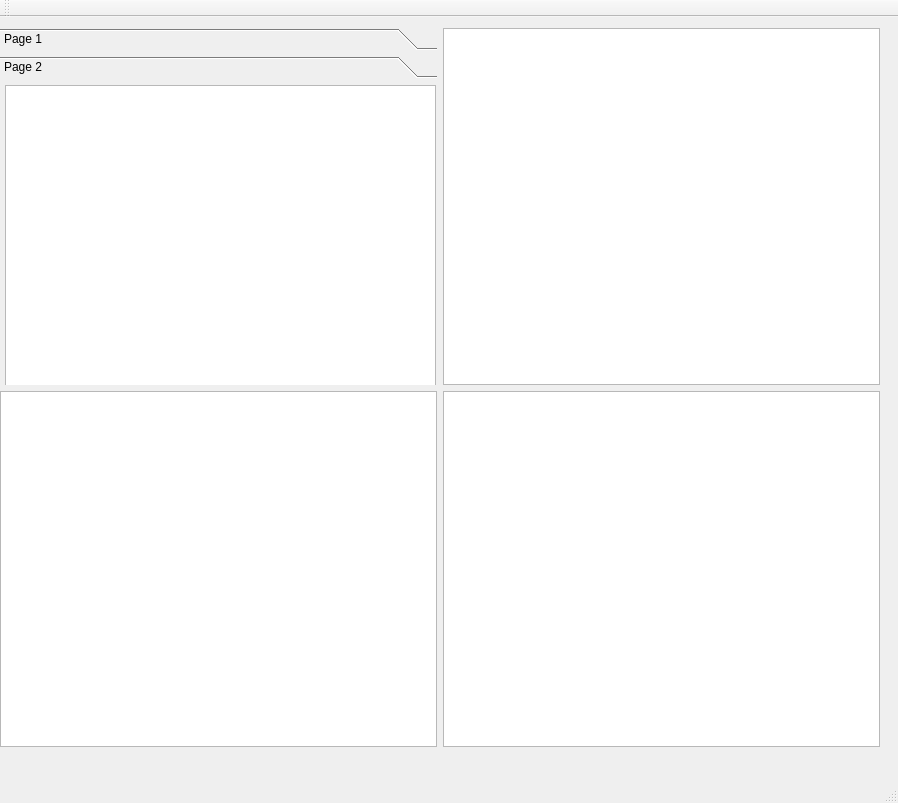
<?xml version="1.0" encoding="UTF-8"?>
<ui version="4.0">
 <class>MainWindow</class>
 <widget class="QMainWindow" name="MainWindow">
  <property name="geometry">
   <rect>
    <x>0</x>
    <y>0</y>
    <width>898</width>
    <height>803</height>
   </rect>
  </property>
  <property name="windowTitle">
   <string>MainWindow</string>
  </property>
  <widget class="QWidget" name="centralWidget">
   <widget class="QWidget" name="gridLayoutWidget">
    <property name="geometry">
     <rect>
      <x>0</x>
      <y>0</y>
      <width>891</width>
      <height>741</height>
     </rect>
    </property>
    <layout class="QGridLayout" name="gridlayout">
     <property name="leftMargin">
      <number>0</number>
     </property>
     <item row="1" column="2">
      <widget class="QTextBrowser" name="textBrowser"/>
     </item>
     <item row="1" column="1">
      <widget class="QTableView" name="tableView"/>
     </item>
     <item row="0" column="1">
      <widget class="QToolBox" name="toolBox">
       <property name="currentIndex">
        <number>1</number>
       </property>
       <widget class="QWidget" name="page">
        <property name="geometry">
         <rect>
          <x>0</x>
          <y>0</y>
          <width>442</width>
          <height>315</height>
         </rect>
        </property>
        <attribute name="label">
         <string>Page 1</string>
        </attribute>
        <widget class="QTreeView" name="treeView">
         <property name="geometry">
          <rect>
           <x>5</x>
           <y>1</y>
           <width>441</width>
           <height>311</height>
          </rect>
         </property>
        </widget>
       </widget>
       <widget class="QWidget" name="page_2">
        <property name="geometry">
         <rect>
          <x>0</x>
          <y>0</y>
          <width>442</width>
          <height>315</height>
         </rect>
        </property>
        <attribute name="label">
         <string>Page 2</string>
        </attribute>
        <widget class="QTreeView" name="treeView_2">
         <property name="geometry">
          <rect>
           <x>5</x>
           <y>1</y>
           <width>431</width>
           <height>311</height>
          </rect>
         </property>
        </widget>
       </widget>
      </widget>
     </item>
     <item row="0" column="2">
      <widget class="QGraphicsView" name="graphicsView"/>
     </item>
    </layout>
   </widget>
  </widget>
  <widget class="QMenuBar" name="menuBar">
   <property name="geometry">
    <rect>
     <x>0</x>
     <y>0</y>
     <width>898</width>
     <height>18</height>
    </rect>
   </property>
  </widget>
  <widget class="QToolBar" name="mainToolBar">
   <attribute name="toolBarArea">
    <enum>TopToolBarArea</enum>
   </attribute>
   <attribute name="toolBarBreak">
    <bool>false</bool>
   </attribute>
  </widget>
  <widget class="QStatusBar" name="statusBar"/>
 </widget>
 <layoutdefault spacing="6" margin="11"/>
 <resources/>
 <connections/>
</ui>
